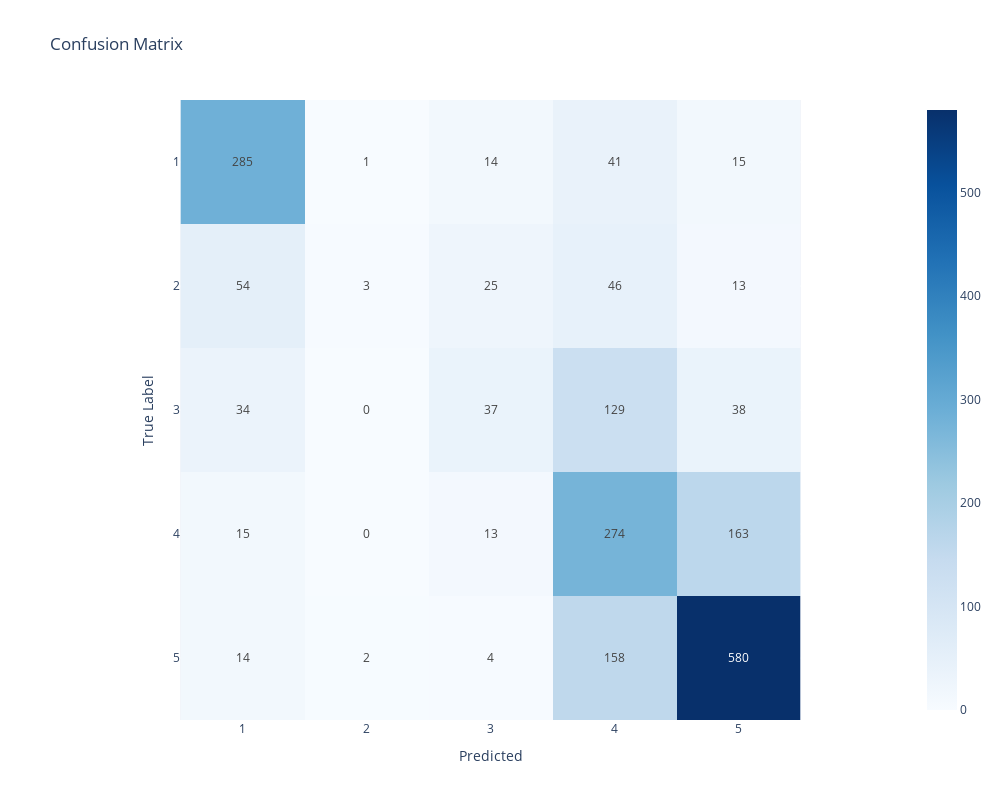

Write notebook code for a chart like this one.
### Code cell
report(y_test, val_pred1, class_labels)

### Figure 1 — Plotly figure (JSON) as saved in the notebook; plotly's stock layout.template omitted (floating-point values rounded to 4 significant figures)
{"data": [{"coloraxis": "coloraxis", "hovertemplate": "Predicted: %{x}<br>True Label: %{y}<br>color: %{z}<extra></extra>", "name": "0", "texttemplate": "%{z}", "type": "heatmap", "x": ["1", "2", "3", "4", "5"], "xaxis": "x", "y": ["1", "2", "3", "4", "5"], "yaxis": "y", "z": [[285, 1, 14, 41, 15], [54, 3, 25, 46, 13], [34, 0, 37, 129, 38], [15, 0, 13, 274, 163], [14, 2, 4, 158, 580]]}], "layout": {"coloraxis": {"colorscale": [[0, "rgb(247,251,255)"], [0.125, "rgb(222,235,247)"], [0.25, "rgb(198,219,239)"], [0.375, "rgb(158,202,225)"], [0.5, "rgb(107,174,214)"], [0.625, "rgb(66,146,198)"], [0.75, "rgb(33,113,181)"], [0.875, "rgb(8,81,156)"], [1, "rgb(8,48,107)"]]}, "height": 800, "title": {"text": "Confusion Matrix"}, "width": 1000, "xaxis": {"anchor": "y", "constrain": "domain", "domain": [0, 1], "scaleanchor": "y", "title": {"text": "Predicted"}}, "yaxis": {"anchor": "x", "autorange": "reversed", "constrain": "domain", "domain": [0, 1], "title": {"text": "True Label"}}}}
